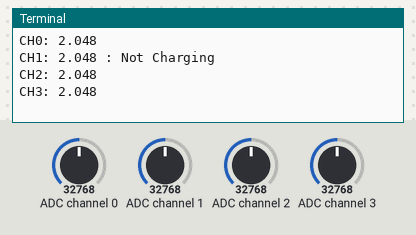
Bench run of a program on a simulated Raspberry Pi (BCM pin numbers). On the bench: the last lines printed to the terminal. The test bench sets the inputs (shaded band); at power-on: ADC channel 1 = 32768, ADC channel 0 = 32768, ADC channel 2 = 32768, ADC channel 3 = 32768 (analog values on the 0–65535 scale).

Above: at 1.2 s.
1.3 s: ADC channel 1 set to 1966
11.5 s: ADC channel 0 set to 45874
16.5 s: ADC channel 2 set to 45874
At 21.1 s:
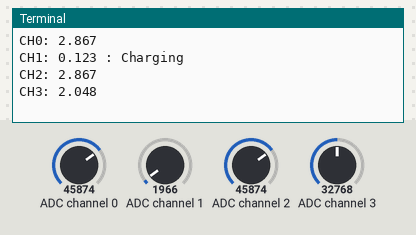
21.5 s: ADC channel 3 set to 45874
26.5 s: ADC channel 0 set to 63568
At 31.1 s:
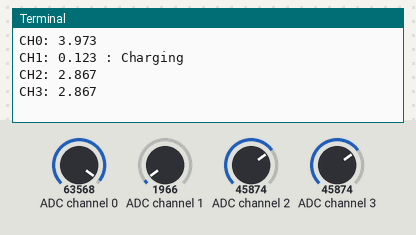
31.5 s: ADC channel 1 set to 19660
Timing chart, 0 to 34.5 s (numbered marks = the images above; inputs shaded):
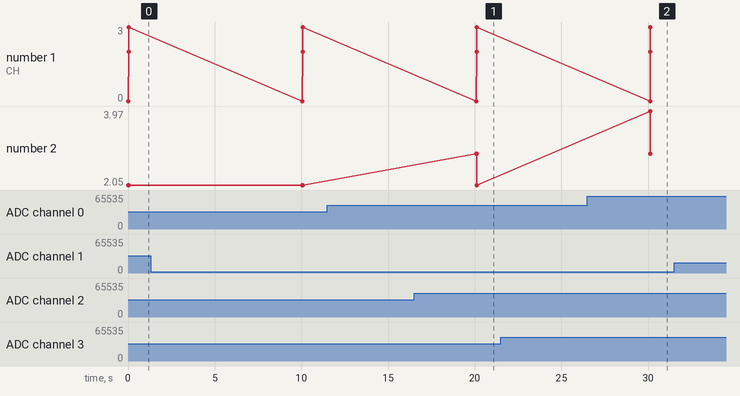

The program:

ads1115_Test.py
```python
#!/usr/bin/env python3

import time, board, busio, os, errno
import adafruit_ads1x15.ads1015 as ADS
from adafruit_ads1x15.analog_in import AnalogIn

# Create the I2C bus
i2c = busio.I2C(board.SCL, board.SDA)

# Create the ADC object using the I2C bus
ads = ADS.ADS1015(i2c)

# Create single-ended input on channel 0
# chan = AnalogIn(ads, ADS.P0)

# Create differential input between channel 0 and 1
chan0 = AnalogIn(ads, ADS.P0)
chan1 = AnalogIn(ads, ADS.P1)
chan2 = AnalogIn(ads, ADS.P2)
chan3 = AnalogIn(ads, ADS.P3)

while True:
    try:
        if chan1.voltage > 1:
            chState = "Not Charging"
        else:
            chState = "Charging"
        print("CH0: {:>5.3f}".format(chan0.voltage))
        print("CH1: {0:>5.3f} : {1:}".format(chan1.voltage,chState))
        print("CH2: {:>5.3f}".format(chan2.voltage))
        print("CH3: {:>5.3f}".format(chan3.voltage))
        print("")
        time.sleep(10)
    except OSError as e:
        if e.errno == 121:
            print('Caught Errno 121. Passing.')
            pass
        else:
            print('Caught an odd error: ' + str(e.strerror))
            pass
```

Measured:
- after the input at 16.5 s, the terminal: prints a new line after 3.6 s (image 1)
- after the input at 26.5 s, the terminal: prints a new line after 3.6 s (image 2)
